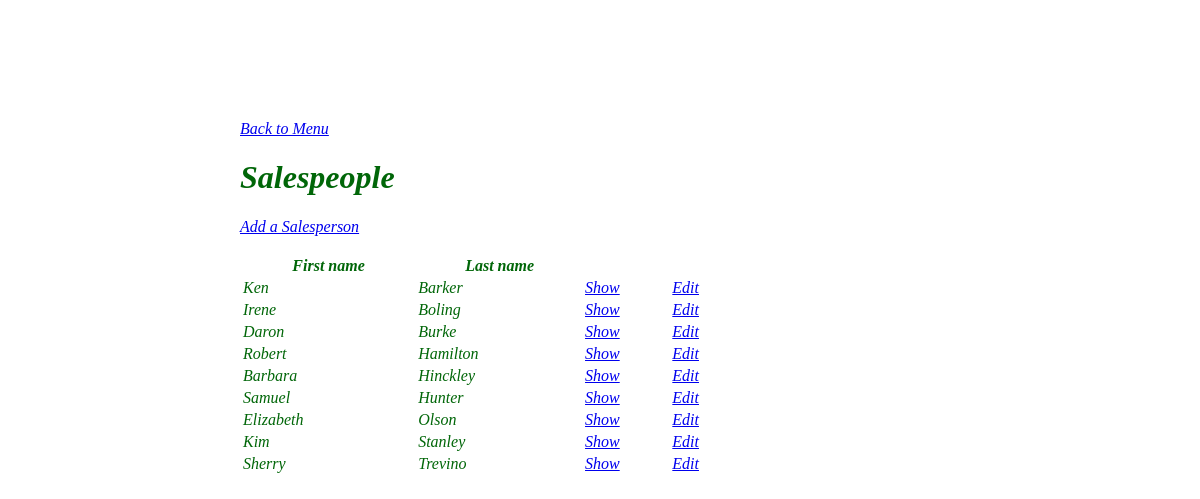
/public/staff/salespeople/index.php, run on the app's committed database.
### tables this page shows
CREATE TABLE `salespeople` (
  `id` int(11) NOT NULL AUTO_INCREMENT,
  `first_name` varchar(255) DEFAULT NULL,
  `last_name` varchar(255) DEFAULT NULL,
  `phone` varchar(255) DEFAULT NULL,
  `email` varchar(255) DEFAULT NULL,
  PRIMARY KEY (`id`)
);

### private/query_functions.php (called while the page is built, shortened)
<?php
  function find_all_salespeople() {
    global $db;
    $sql = "SELECT * FROM salespeople ";
    $sql .= "ORDER BY last_name ASC, first_name ASC;";
    $salespeople_result = db_query($db, $sql);
    return $salespeople_result;
  }
?>

### private/database.php (called while the page is built, shortened)
<?php
  function db_query($connection, $sql) {
    $result_set = mysqli_query($connection, $sql);
    return $result_set;
  }
  function db_fetch_assoc($result_set) {
    return mysqli_fetch_assoc($result_set);
  }
?>

### private/functions.php (called while the page is built, shortened)
<?php
  function h($string="") {
    return htmlspecialchars($string);
  }
?>

### public/staff/salespeople/index.php (the view, shortened to what this page needs)
<?php require SHARED_PATH . '/header.php'; ?>
<div id="main-content">
  <a href="../index.php">Back to Menu</a><br />
  <h1>Salespeople</h1>
  <a href="new.php">Add a Salesperson</a><br />
  <br />
    <?php
    $salespeople_result = find_all_salespeople();
    echo "<table id=\"salespeople\" style=\"width: 500px;\">";
    echo "<tr>";
    echo "<th>First name</th>";
    echo "<th>Last name</th>";
    echo "<th></th>";
    echo "<th></th>";
    echo "</tr>";
    while($salesperson = db_fetch_assoc($salespeople_result)) {
        $salesperson=array_map("h",$salesperson);
        echo "<tr>";
        echo "<td>" . $salesperson['first_name'] . "</td>";
        echo "<td>" . $salesperson['last_name'] . "</td>";
        echo "<td>";
        echo "<a href=\"show.php?id=" . $salesperson['id']."\">Show</a>";
        echo "</td>";
        echo "<td>";
        echo "<a href=\"edit.php?id=" . $salesperson['id']."\">Edit</a>";
        echo "</td>";
        echo "</tr>";
    }
    echo "</table>";
    ?>
</div>
<?php require SHARED_PATH . '/footer.php'; ?>

### private/shared/header.php (shortened to what this page needs)
<!doctype html>
<html lang="en">
  <head>
  </head>
  <body>

### private/shared/footer.php (shortened to what this page needs)
  </body>
</html>

### data on the page
salespeople: first_name "Ken", last_name "Barker"
salespeople: first_name "Irene", last_name "Boling"
salespeople: first_name "Daron", last_name "Burke"
salespeople: first_name "Robert", last_name "Hamilton"
salespeople: first_name "Barbara", last_name "Hinckley"
salespeople: first_name "Samuel", last_name "Hunter"
salespeople: first_name "Elizabeth", last_name "Olson"
salespeople: first_name "Kim", last_name "Stanley"
salespeople: first_name "Sherry", last_name "Trevino"
